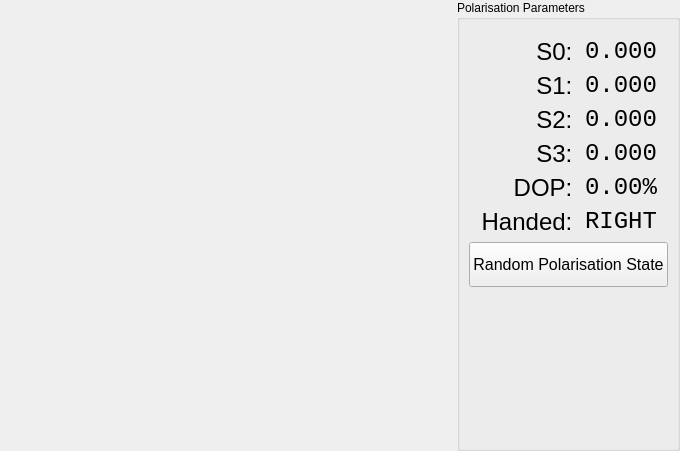
      <widget class="QWidget" name="stokes_parameters_tab">
       <attribute name="title">
        <string>Stokes Parameters</string>
       </attribute>
       <layout class="QGridLayout" name="gridLayout_3">
        <property name="leftMargin">
         <number>0</number>
        </property>
        <property name="topMargin">
         <number>0</number>
        </property>
        <property name="rightMargin">
         <number>0</number>
        </property>
        <property name="bottomMargin">
         <number>0</number>
        </property>
        <item row="0" column="1">
         <widget class="QGroupBox" name="stokes_parameters_information">
          <property name="title">
           <string>Polarisation Parameters</string>
          </property>
          <layout class="QFormLayout" name="formLayout_2">
           <property name="topMargin">
            <number>18</number>
           </property>
           <item row="1" column="0">
            <widget class="QLabel" name="s0_label_barchart">
             <property name="minimumSize">
              <size>
               <width>110</width>
               <height>0</height>
              </size>
             </property>
             <property name="font">
              <font>
               <pointsize>18</pointsize>
              </font>
             </property>
             <property name="text">
              <string>S0: </string>
             </property>
             <property name="alignment">
              <set>Qt::AlignRight|Qt::AlignTrailing|Qt::AlignVCenter</set>
             </property>
            </widget>
           </item>
           <item row="1" column="1">
            <widget class="QLabel" name="s0_value_barchart">
             <property name="font">
              <font>
               <family>Consolas</family>
               <pointsize>18</pointsize>
              </font>
             </property>
             <property name="text">
              <string>0.000</string>
             </property>
            </widget>
           </item>
           <item row="2" column="0">
            <widget class="QLabel" name="s1_label_barchart">
             <property name="minimumSize">
              <size>
               <width>110</width>
               <height>0</height>
              </size>
             </property>
             <property name="font">
              <font>
               <pointsize>18</pointsize>
              </font>
             </property>
             <property name="text">
              <string>S1: </string>
             </property>
             <property name="alignment">
              <set>Qt::AlignRight|Qt::AlignTrailing|Qt::AlignVCenter</set>
             </property>
            </widget>
           </item>
           <item row="2" column="1">
            <widget class="QLabel" name="s1_value_barchart">
             <property name="font">
              <font>
               <family>Consolas</family>
               <pointsize>18</pointsize>
              </font>
             </property>
             <property name="text">
              <string>0.000</string>
             </property>
            </widget>
           </item>
           <item row="3" column="0">
            <widget class="QLabel" name="s2_label_barchart">
             <property name="minimumSize">
              <size>
               <width>110</width>
               <height>0</height>
              </size>
             </property>
             <property name="font">
              <font>
               <pointsize>18</pointsize>
              </font>
             </property>
             <property name="text">
              <string>S2: </string>
             </property>
             <property name="alignment">
              <set>Qt::AlignRight|Qt::AlignTrailing|Qt::AlignVCenter</set>
             </property>
            </widget>
           </item>
           <item row="3" column="1">
            <widget class="QLabel" name="s2_value_barchart">
             <property name="font">
              <font>
               <family>Consolas</family>
               <pointsize>18</pointsize>
              </font>
             </property>
             <property name="text">
              <string>0.000</string>
             </property>
            </widget>
           </item>
           <item row="4" column="0">
            <widget class="QLabel" name="s3_label_barchart">
             <property name="minimumSize">
              <size>
               <width>110</width>
               <height>0</height>
              </size>
             </property>
             <property name="font">
              <font>
               <pointsize>18</pointsize>
              </font>
             </property>
             <property name="text">
              <string>S3: </string>
             </property>
             <property name="alignment">
              <set>Qt::AlignRight|Qt::AlignTrailing|Qt::AlignVCenter</set>
             </property>
            </widget>
           </item>
           <item row="4" column="1">
            <widget class="QLabel" name="s3_value_barchart">
             <property name="font">
              <font>
               <family>Consolas</family>
               <pointsize>18</pointsize>
              </font>
             </property>
             <property name="text">
              <string>0.000</string>
             </property>
            </widget>
           </item>
           <item row="5" column="0">
            <widget class="QLabel" name="dop_label_barchart">
             <property name="minimumSize">
              <size>
               <width>110</width>
               <height>0</height>
              </size>
             </property>
             <property name="font">
              <font>
               <pointsize>18</pointsize>
              </font>
             </property>
             <property name="text">
              <string>DOP: </string>
             </property>
             <property name="alignment">
              <set>Qt::AlignRight|Qt::AlignTrailing|Qt::AlignVCenter</set>
             </property>
            </widget>
           </item>
           <item row="5" column="1">
            <widget class="QLabel" name="dop_value_barchart">
             <property name="font">
              <font>
               <family>Consolas</family>
               <pointsize>18</pointsize>
              </font>
             </property>
             <property name="text">
              <string>0.00%</string>
             </property>
            </widget>
           </item>
           <item row="6" column="0">
            <widget class="QLabel" name="handedness_label_barchart">
             <property name="minimumSize">
              <size>
               <width>110</width>
               <height>0</height>
              </size>
             </property>
             <property name="font">
              <font>
               <pointsize>18</pointsize>
              </font>
             </property>
             <property name="text">
              <string>Handed: </string>
             </property>
             <property name="alignment">
              <set>Qt::AlignRight|Qt::AlignTrailing|Qt::AlignVCenter</set>
             </property>
            </widget>
           </item>
           <item row="6" column="1">
            <widget class="QLabel" name="handedness_value_barchart">
             <property name="font">
              <font>
               <family>Consolas</family>
               <pointsize>18</pointsize>
              </font>
             </property>
             <property name="text">
              <string>RIGHT</string>
             </property>
            </widget>
           </item>
           <item row="7" column="0" colspan="2">
            <widget class="QPushButton" name="rand_stokes_button_barchart">
             <property name="minimumSize">
              <size>
               <width>0</width>
               <height>45</height>
              </size>
             </property>
             <property name="maximumSize">
              <size>
               <width>253</width>
               <height>16777215</height>
              </size>
             </property>
             <property name="font">
              <font>
               <pointsize>12</pointsize>
              </font>
             </property>
             <property name="text">
              <string>Random Polarisation State</string>
             </property>
            </widget>
           </item>
          </layout>
         </widget>
        </item>
        <item row="0" column="0">
         <widget class="PlotWidget" name="stokes_parameters_widget" native="true">
          <property name="sizePolicy">
           <sizepolicy hsizetype="Fixed" vsizetype="Fixed">
            <horstretch>0</horstretch>
            <verstretch>0</verstretch>
           </sizepolicy>
          </property>
          <property name="minimumSize">
           <size>
            <width>451</width>
            <height>451</height>
           </size>
          </property>
          <property name="maximumSize">
           <size>
            <width>438</width>
            <height>438</height>
           </size>
          </property>
         </widget>
        </item>
       </layout>
      </widget>
